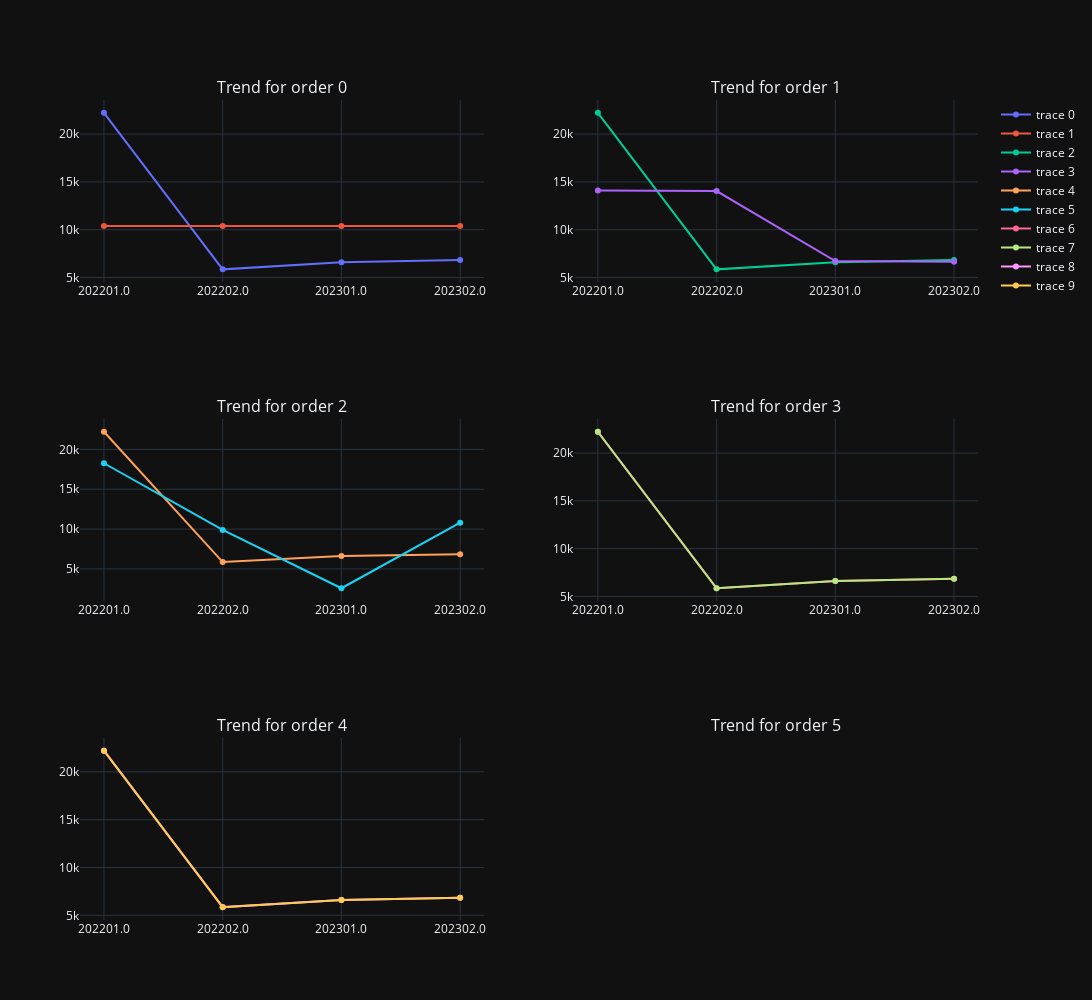
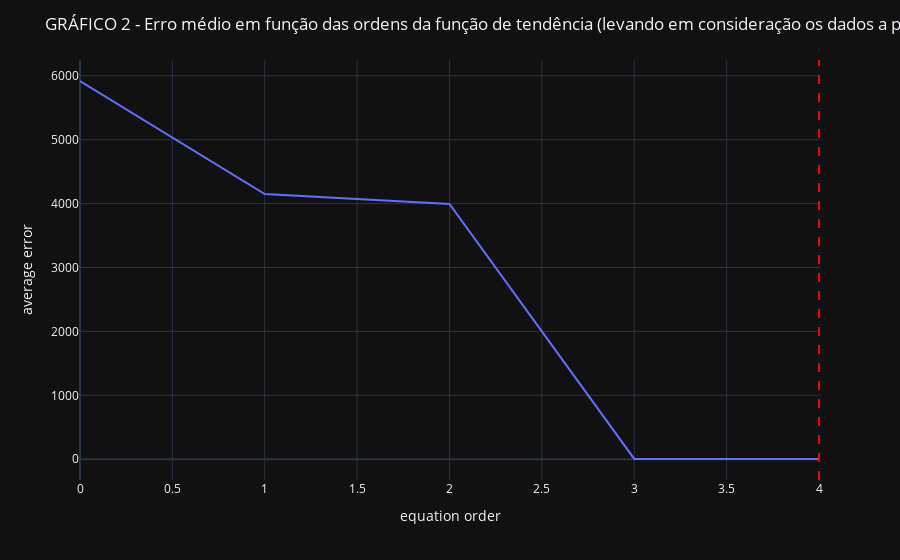

The notebook cell saved with these charts, in order:
### Code cell
# Análise de todos os dados históricos
col = 1
row = 1

fig = make_subplots(rows=3, cols=2,
                    subplot_titles = ("Trend for order 0", "Trend for order 1", 
                                      "Trend for order 2", "Trend for order 3",
                                      "Trend for order 4", "Trend for order 5",
                                      "Trend for order 6", "Trend for order 7"
                                      "Trend for order 8", "Trend for order 9"))

df_aux = full_df[full_df["ano_semestre"] >= 202201].copy()
dict_error_qtd_messages = {}
registers_qtd = 0
for i in range(0,5):    
    df_grouped = df_aux.groupby(by='ano_semestre', as_index=False).mean("avg_valor_item").reset_index()
    z = np.polyfit(df_grouped["ano_semestre"], df_grouped["avg_valor_item"], i)
    p = np.poly1d(z)
    y_hat = p(df_grouped["ano_semestre"])
    
    df_grouped["ano_semestre"] = df_grouped["ano_semestre"].astype(str)
    df_grouped["trended"] = y_hat
    df_grouped["diff"] = abs(df_grouped["trended"] - df_grouped["avg_valor_item"]) 
    error_avg = df_grouped[df_grouped["ano_semestre"]=="202302.0"]["diff"].to_list()[0]
    registers_qtd = df_grouped.shape[0]
    
    # print(col, row)
    fig.add_trace(go.Scatter(x=df_grouped['ano_semestre'], y=df_grouped["avg_valor_item"]), row=row, col=col)
    fig.add_trace(go.Scatter(x=df_grouped['ano_semestre'], y=df_grouped["trended"]), row=row, col=col)
    
    dict_error_qtd_messages[i] = error_avg
    
    col += 1
    if col == 3:
        row += 1
        col = 1

# fig.add_trace(go.Scatter(x=df_grouped["ano_semestre"], y=y_hat))
fig.update_layout(height=1000, width=1200)
fig.show()
# [print(f"Average Error for order {k}: {v}") for k, v in dict_error_qtd_messages.items()]

# np.array(k for k in dict_error_qtd_messages.keys())
plot_df = pd.DataFrame()
plot_df["equation order"] = [k for k in dict_error_qtd_messages.keys()]
plot_df["average error"] = [v for v in dict_error_qtd_messages.values()]

fig = px.line(plot_df, x = "equation order", y = "average error")
fig.add_vline(x=registers_qtd, line_dash="dash", line_color="red")
fig.update_layout(title="GRÁFICO 2 - Erro médio em função das ordens da função de tendência (levando em consideração os dados a partir de 2022S1)")

### Figure 1 — Plotly figure (JSON) as saved in the notebook; plotly's stock layout.template omitted (floating-point values rounded to 4 significant figures)
{"data": [{"x": ["202201.0", "202202.0", "202301.0", "202302.0"], "y": [22220.0, 5858.0, 6607.0, 6845.0], "type": "scatter", "xaxis": "x", "yaxis": "y"}, {"x": ["202201.0", "202202.0", "202301.0", "202302.0"], "y": [10380.0, 10380.0, 10380.0, 10380.0], "type": "scatter", "xaxis": "x", "yaxis": "y"}, {"x": ["202201.0", "202202.0", "202301.0", "202302.0"], "y": [22220.0, 5858.0, 6607.0, 6845.0], "type": "scatter", "xaxis": "x2", "yaxis": "y2"}, {"x": ["202201.0", "202202.0", "202301.0", "202302.0"], "y": [14120.0, 14040.0, 6723.0, 6649.0], "type": "scatter", "xaxis": "x2", "yaxis": "y2"}, {"x": ["202201.0", "202202.0", "202301.0", "202302.0"], "y": [22220.0, 5858.0, 6607.0, 6845.0], "type": "scatter", "xaxis": "x3", "yaxis": "y3"}, {"x": ["202201.0", "202202.0", "202301.0", "202302.0"], "y": [18260.0, 9892.0, 2574.0, 10800.0], "type": "scatter", "xaxis": "x3", "yaxis": "y3"}, {"x": ["202201.0", "202202.0", "202301.0", "202302.0"], "y": [22220.0, 5858.0, 6607.0, 6845.0], "type": "scatter", "xaxis": "x4", "yaxis": "y4"}, {"x": ["202201.0", "202202.0", "202301.0", "202302.0"], "y": [22230.0, 5856.0, 6606.0, 6848.0], "type": "scatter", "xaxis": "x4", "yaxis": "y4"}, {"x": ["202201.0", "202202.0", "202301.0", "202302.0"], "y": [22220.0, 5858.0, 6607.0, 6845.0], "type": "scatter", "xaxis": "x5", "yaxis": "y5"}, {"x": ["202201.0", "202202.0", "202301.0", "202302.0"], "y": [22220.0, 5855.0, 6602.0, 6843.0], "type": "scatter", "xaxis": "x5", "yaxis": "y5"}], "layout": {"xaxis": {"anchor": "y", "domain": [0.0, 0.45]}, "yaxis": {"anchor": "x", "domain": [0.7778, 1.0]}, "xaxis2": {"anchor": "y2", "domain": [0.55, 1.0]}, "yaxis2": {"anchor": "x2", "domain": [0.7778, 1.0]}, "xaxis3": {"anchor": "y3", "domain": [0.0, 0.45]}, "yaxis3": {"anchor": "x3", "domain": [0.3889, 0.6111]}, "xaxis4": {"anchor": "y4", "domain": [0.55, 1.0]}, "yaxis4": {"anchor": "x4", "domain": [0.3889, 0.6111]}, "xaxis5": {"anchor": "y5", "domain": [0.0, 0.45]}, "yaxis5": {"anchor": "x5", "domain": [0.0, 0.2222]}, "xaxis6": {"anchor": "y6", "domain": [0.55, 1.0]}, "yaxis6": {"anchor": "x6", "domain": [0.0, 0.2222]}, "annotations": [{"font": {"size": 16}, "showarrow": false, "text": "Trend for order 0", "x": 0.225, "xanchor": "center", "xref": "paper", "y": 1.0, "yanchor": "bottom", "yref": "paper"}, {"font": {"size": 16}, "showarrow": false, "text": "Trend for order 1", "x": 0.775, "xanchor": "center", "xref": "paper", "y": 1.0, "yanchor": "bottom", "yref": "paper"}, {"font": {"size": 16}, "showarrow": false, "text": "Trend for order 2", "x": 0.225, "xanchor": "center", "xref": "paper", "y": 0.6111, "yanchor": "bottom", "yref": "paper"}, {"font": {"size": 16}, "showarrow": false, "text": "Trend for order 3", "x": 0.775, "xanchor": "center", "xref": "paper", "y": 0.6111, "yanchor": "bottom", "yref": "paper"}, {"font": {"size": 16}, "showarrow": false, "text": "Trend for order 4", "x": 0.225, "xanchor": "center", "xref": "paper", "y": 0.2222, "yanchor": "bottom", "yref": "paper"}, {"font": {"size": 16}, "showarrow": false, "text": "Trend for order 5", "x": 0.775, "xanchor": "center", "xref": "paper", "y": 0.2222, "yanchor": "bottom", "yref": "paper"}], "height": 1000, "width": 1200}}

### Figure 2 — Plotly figure (JSON) as saved in the notebook; plotly's stock layout.template omitted (floating-point values rounded to 4 significant figures)
{"data": [{"hovertemplate": "equation order=%{x}<br>average error=%{y}<extra></extra>", "legendgroup": "", "line": {"color": "#636efa", "dash": "solid"}, "marker": {"symbol": "circle"}, "mode": "lines", "name": "", "orientation": "v", "showlegend": false, "x": [0, 1, 2, 3, 4], "xaxis": "x", "y": [5918.0, 4150.0, 3994.0, 4.438, 3.57], "yaxis": "y", "type": "scatter"}], "layout": {"xaxis": {"anchor": "y", "domain": [0.0, 1.0], "title": {"text": "equation order"}}, "yaxis": {"anchor": "x", "domain": [0.0, 1.0], "title": {"text": "average error"}}, "legend": {"tracegroupgap": 0}, "margin": {"t": 60}, "shapes": [{"line": {"color": "red", "dash": "dash"}, "type": "line", "x0": 4, "x1": 4, "xref": "x", "y0": 0, "y1": 1, "yref": "y domain"}], "title": {"text": "GRÁFICO 2 - Erro médio em função das ordens da função de tendência (levando em consideração os dados a partir de 2022S1)"}}}
